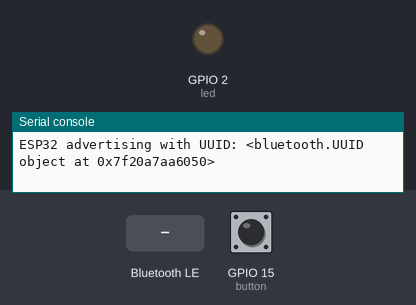
This program was run on a simulated ESP32 board running MicroPython. Shown: output pins drawn as LEDs (lit = HIGH), the last lines printed to the serial console. Dashed ring = blinking. Inputs (shaded band) come from the test bench; at power-on: GPIO 15 (button) HIGH. Nothing arrives over Bluetooth unless stated.

Above: at 1.2 s.
1.3 s: "1" written over Bluetooth
At 2.1 s:
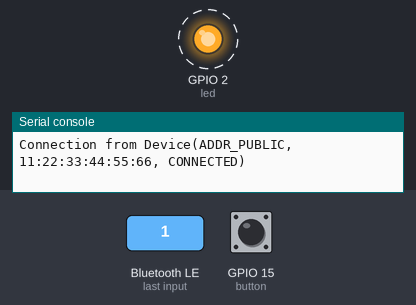
Timing chart, 0 to 10.3 s (numbered marks = the images above; inputs shaded):
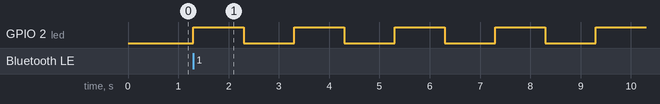

Measured:
- after the input at 1.3 s, GPIO 2 (led): alternates HIGH for 1.0 s and LOW for 1.0 s, starting at once

The program:

esp32_per_button.py
```python
# import libraries
from micropython import const
import asyncio
import struct
import aioble
import bluetooth
from esp32 import raw_temperature
from machine import Pin
import json

with open("uuids.json", mode="r", encoding="utf-8") as read_file:
    uuids_data = json.load(read_file)

# Define variables
led = Pin(2, Pin.OUT)
button = Pin(15, Pin.IN, Pin.PULL_UP)
connected = False

_BLE_SERVICE_UUID = bluetooth.UUID(uuids_data["service"])
_BLE_READ_CHAR_UUID = bluetooth.UUID(uuids_data["characteristic"])
_BLE_WRITE_UUID = bluetooth.UUID('19b10002-e8f2-537e-4f6c-d104768a1214')

_ADV_INTERVAL_MS = 250_000

# Define our characteristics and services
ble_service = aioble.Service(_BLE_SERVICE_UUID)
read_characteristic = aioble.Characteristic(ble_service, _BLE_READ_CHAR_UUID, read=True, notify=True)
write_characteristic = aioble.Characteristic(ble_service, _BLE_WRITE_UUID, read=True, write=True, notify=True, capture=True)

aioble.register_services(ble_service)

# encode and decode messages
def encode_message(message):
    """Encode a message to bytes."""
    return message.encode('utf-8')

def decode_message(message):
    """Decode a message from bytes."""
    return message.decode('utf-8')

# Blink LED when connected to Pi
async def blink_led_task():
    global connected
    toggle = True
    while True:
        led.value(toggle)
        toggle = not toggle
        blink = 1000 if connected else 250
        await asyncio.sleep_ms(blink)

# Send data to Pi
async def send_data_task(connection, read_characteristic):
    while True:
        if button.value() == 0:
            message = '0'
        else:
            message = '1'
        #print(message)
        try:
            msg = encode_message(message)
            read_characteristic.write(msg)
            await asyncio.sleep(0.1)
        except Exception as ex:
            print(f"Error: {ex}")
            continue

# Run as peripheral
async def run_peripheral_mode():
    global connected
    print("ESP32 advertising with UUID:", _BLE_SERVICE_UUID)
    while True:
        try:
            async with await aioble.advertise(
                _ADV_INTERVAL_MS, name="Peripheral", services=[_BLE_SERVICE_UUID],) as connection:
                connected = True
                print("Connection from", connection.device)
                tasks = [
                        asyncio.create_task(send_data_task(connection, read_characteristic)),
                        asyncio.create_task(blink_led_task())
                    ]
                await asyncio.gather(*tasks)
                await connection.disconnected()
                connected = False
        except asyncio.CancelledError:
            # Catch the CancelledError
            print("Peripheral task cancelled")
        except Exception as e:
            print("Error in peripheral_task:", e)
        finally:
            # Ensure the loop continues to the next iteration
            await asyncio.sleep_ms(100)


asyncio.run(run_peripheral_mode())
```
